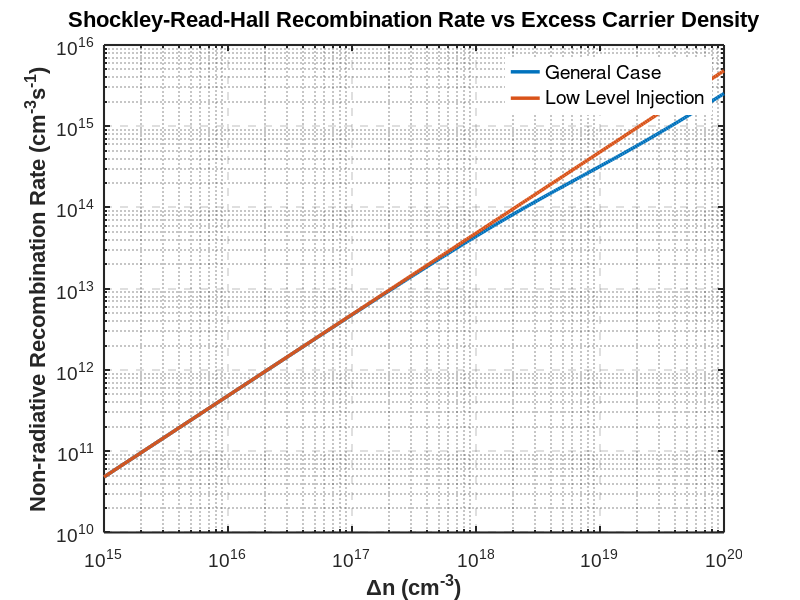

Here is the MATLAB script that generated this plot:
clc; clear; close all;

%% Physical Constants
q = 1.6e-19;                % Elementary charge [C]
m0 = 9.11e-31;             % Electron rest mass [kg]
me = 0.067*m0;             % Effective electron mass in semiconductor
mh = 0.47*m0;              % Effective hole mass in semiconductor
mr = me*mh/(me+mh);        % Reduced mass of electron-hole pair

h_cut = 6.626e-34/(2*pi);  % Reduced Planck's constant [J·s]
kB = 1.38e-23;             % Boltzmann constant [J/K]
T = 300;                   % Temperature [K]
ni = 1.79e6;               % Intrinsic carrier concentration [cm^-3]

%% Recombination Parameters
sr = 1e-15;                % Capture cross section [cm^2]
vth = sqrt(3*T*kB/mr)*100; % Thermal velocity [cm/s]

%% Material and Defect Properties
p0 = 10e18;                % Doping concentration [cm^-3]
Nt = 10e2;                 % Trap density [cm^-3]
Et_a = 0.2*q;              % Trap energy level [J]

%% Carrier Concentration Arrays
deln = logspace(15, 20, 300);  % Excess electron concentration range [cm^-3]
delp = deln;                   % Excess hole concentration (assume equal to electrons)
n0 = ni^2/p0;                  % Equilibrium electron concentration
p = p0 + delp;                 % Total hole concentration
n = n0 + deln;                 % Total electron concentration

%% Calculate Recombination Rates
% Shockley-Read-Hall recombination rate - general case
Rnr = sr*vth*Nt*(n.*p-ni^2)./(n+p+2*ni*cosh(Et_a/(kB*T)));

% Low-level injection approximation
t_nr = 1/(sr*vth*Nt);         % Non-radiative lifetime
Rnr_low_ij = deln/t_nr;       % Recombination rate for low injection

%% Create Enhanced Figure
figure('Color', 'white', 'Position', [100 100 800 600]);  % White background, larger figure
loglog(deln, Rnr, 'LineWidth', 2.5, 'Color', [0 0.4470 0.7410], 'DisplayName', 'General Case');
hold on
loglog(deln, Rnr_low_ij, 'LineWidth', 2.5, 'Color', [0.8500 0.3250 0.0980], 'DisplayName', 'Low Level Injection');

% Enhance plot appearance
set(gca, 'FontSize', 14, 'FontName', 'Arial', 'LineWidth', 1.5, 'Box', 'on')
xlabel('\Deltan (cm^{-3})', 'FontSize', 16, 'FontWeight', 'bold');
ylabel('Non-radiative Recombination Rate (cm^{-3}s^{-1})', 'FontSize', 16, 'FontWeight', 'bold');
title('Shockley-Read-Hall Recombination Rate vs Excess Carrier Density', ...
    'FontSize', 16, 'FontWeight', 'bold');
grid on;
legend('Location', 'best', 'FontSize', 14, 'Box', 'off');

% Add grid with custom properties
grid minor
set(gca, 'GridLineStyle', '--', 'MinorGridLineStyle', ':')

% Original Abid Code
% clc;
% clear;
% close all;

% %costants
% q = 1.6e-19;
% m0 = 9.11e-31;
% me      = 0.067*m0;
% mh      = 0.47*m0;
% mr      = me*mh/(me+mh);

% h_cut = 6.626e-34/(2*pi);
% kB = 1.38e-23;

% T = 300;
% ni = 1.79e6;
% sr = 1e-15;
% vth = sqrt(3*T*kB/mr)*100;

% % inputs
% p0 = 10e18; % doping concentration
% Nt = 10e2; % defect density
% Et_a = 0.2*q; % trap energy

% deln = logspace(15, 20, 300);
% delp = deln;
% n0=ni^2/p0;
% p=p0+delp;
% n=n0+deln;

% % Calculate for general case
% Rnr=sr*vth*Nt*(n.*p-ni^2)./(n+p+2*ni*cosh(Et_a/(kB*T)));

% % Calculate for low level injection
% t_nr = 1/(sr*vth*Nt);
% Rnr_low_ij= deln/t_nr;

% figure;
% loglog(deln,Rnr, 'LineWidth',1.5);
% hold on
% loglog(deln,Rnr_low_ij, 'LineWidth',1.5)
% xlabel('\Deltan (1/cm^3)');
% ylabel('nr radiation');
% grid on;
% title('non-radiative recombination rate');
% legend('general','Low level');
